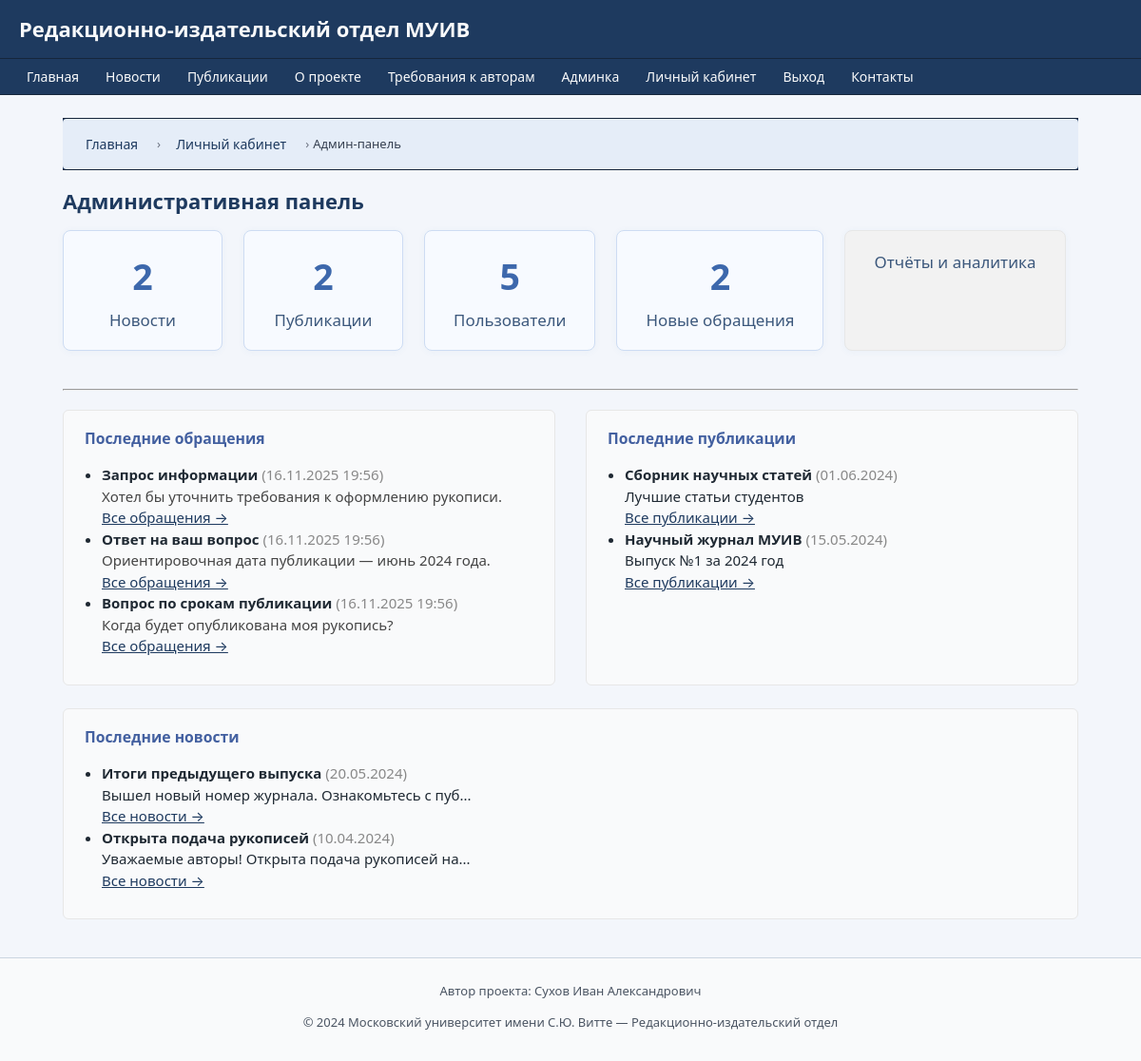
The page /admin/dashboard (signed in) on the database its author committed.
### models.py (models this page shows)
class Message(db.Model):
    __tablename__ = 'messages'
    id = db.Column(db.Integer, primary_key=True)
    sender_id = db.Column(db.Integer, db.ForeignKey('users.id'), nullable=True)
    sender_email = db.Column(db.String(128), nullable=True)
    subject = db.Column(db.String(256), nullable=False)
    body = db.Column(db.Text, nullable=False)
    sent_at = db.Column(db.DateTime, default=datetime.utcnow)
    status = db.Column(db.String(16), default='new')  # new, done
    is_read = db.Column(db.Boolean, default=False)

class Publication(db.Model):
    __tablename__ = 'publications'
    id = db.Column(db.Integer, primary_key=True)
    type = db.Column(db.String(64), nullable=False)  # journal, book, proceedings и т.п.
    title = db.Column(db.String(256), nullable=False)
    pub_date = db.Column(db.Date)
    description = db.Column(db.Text)
    manuscripts = db.relationship('Manuscript', backref='publication', lazy=True)

class News(db.Model):
    __tablename__ = 'news'
    id = db.Column(db.Integer, primary_key=True)
    title = db.Column(db.String(256), nullable=False)
    content = db.Column(db.Text, nullable=False)
    published_at = db.Column(db.DateTime, default=datetime.utcnow)

### routes.py (the view)
@routes.route('/admin/dashboard')
@login_required('admin')
def admin_dashboard():
    stats = {
        'news_total': News.query.count(),
        'publications_total': Publication.query.count(),
        'users_total': User.query.count(),
        'contacts_new': Message.query.filter_by(status='new').count() if hasattr(Message, 'status') else 0,
    }
    contacts = Message.query.order_by(Message.sent_at.desc()).limit(5).all()
    news = News.query.order_by(News.published_at.desc()).limit(5).all()
    publications = Publication.query.order_by(Publication.pub_date.desc()).limit(5).all()
    return render_template(
        'admin/dashboard.html',
        stats=stats,
        contacts=contacts,
        news=news,
        publications=publications,
        user=current_user(),
        breadcrumbs=[
            ("Главная", url_for('routes.index')),
            ("Личный кабинет", url_for('routes.lk')),
            ("Админ-панель", None)
        ]
    )

### routes.py (called while the page is built)
def current_user():
    uid = session.get('user_id')
    if uid:
        return User.query.get(uid)
    return None

def login_required(role=None):
    def wrapper(f):
        from functools import wraps
        @wraps(f)
        def decorated_function(*args, **kwargs):
            user = current_user()
            if not user:
                flash("Для доступа требуется вход.", "warning")
                return redirect(url_for('routes.login'))
            if role and user.role != role:
                flash("Недостаточно прав.", "danger")
                return redirect(url_for('routes.index'))
            return f(*args, **kwargs)
        return decorated_function
    return wrapper

### templates/admin/dashboard.html (shortened to what this page needs)
{% extends "base.html" %}
{% block content %}
<h2>Административная панель</h2>
<div class="admin-dashboard-tiles">
    <a href="{{ url_for('routes.admin_news') }}" class="admin-tile">
        <div class="tile-count">{{ stats.news_total or 0 }}</div>
        <div class="tile-title">Новости</div>
    </a>
    <a href="{{ url_for('routes.admin_publications') }}" class="admin-tile">
        <div class="tile-count">{{ stats.publications_total or 0 }}</div>
        <div class="tile-title">Публикации</div>
    </a>
    <a href="{{ url_for('routes.admin_users') }}" class="admin-tile">
        <div class="tile-count">{{ stats.users_total or 0 }}</div>
        <div class="tile-title">Пользователи</div>
    </a>
    <a href="{{ url_for('routes.admin_contacts') }}" class="admin-tile">
        <div class="tile-count">{{ stats.contacts_new or 0 }}</div>
        <div class="tile-title">Новые обращения</div>
    </a>
    <a href="{{ url_for('routes.admin_reports') }}" class="admin-tile admin-tile-secondary">
        <div class="tile-title" style="font-size:1.13em;">Отчёты и аналитика</div>
    </a>
</div>
<hr style="margin: 36px 0 20px 0;">
<div class="dashboard-columns">
    <div class="dashboard-block">
        <h3>Последние обращения</h3>
        {% if contacts %}
            <ul>
            {% for c in contacts[:5] %}
                <li>
                    <b>{{ c.subject|truncate(28, True, '...') }}</b>
                    <span style="color:#888;">({{ c.sent_at.strftime('%d.%m.%Y %H:%M') }})</span>
                    <br>
                    <span style="color:#444;">{{ c.body|truncate(55, True, '...') }}</span>
                    <br>
                    <a href="{{ url_for('routes.admin_contacts') }}">Все обращения &rarr;</a>
                </li>
            {% endfor %}
            </ul>
        {% else %}
            <p>Нет новых обращений.</p>
        {% endif %}
    </div>
    <div class="dashboard-block">
        <h3>Последние публикации</h3>
        {% if publications %}
            <ul>
            {% for pub in publications[:5] %}
                <li>
                    <b>{{ pub.title|truncate(35, True, '...') }}</b>
                    <span style="color:#888;">({{ pub.pub_date.strftime('%d.%m.%Y') if pub.pub_date else '' }})</span>
                    <br>
                    <span>{{ pub.description|truncate(48, True, '...') }}</span>
                    <br>
                    <a href="{{ url_for('routes.admin_publications') }}">Все публикации &rarr;</a>
                </li>
            {% endfor %}
            </ul>
        {% else %}
            <p>Нет публикаций.</p>
        {% endif %}
    </div>
    <div class="dashboard-block">
        <h3>Последние новости</h3>
        {% if news %}
            <ul>
            {% for n in news[:5] %}
                <li>
                    <b>{{ n.title|truncate(35, True, '...') }}</b>
                    <span style="color:#888;">({{ n.published_at.strftime('%d.%m.%Y') if n.published_at else '' }})</span>
                    <br>
                    <span>{{ n.content|truncate(48, True, '...') }}</span>
                    <br>
                    <a href="{{ url_for('routes.admin_news') }}">Все новости &rarr;</a>
                </li>
            {% endfor %}
            </ul>
        {% else %}
            <p>Нет новостей.</p>
        {% endif %}
    </div>
</div>
{% endblock %}

### static/css/main.css (style rules this page uses)
* { box-sizing: border-box; }
html, body { margin: 0; padding: 0; }
body { font-family: system-ui, -apple-system, BlinkMacSystemFont, "Segoe UI", sans-serif; font-size: 15px; line-height: 1.5; background: #f3f6fb; color: #1f2933; }

### static/css/custom.css (style rules this page uses)
h2 { margin-top: 0; margin-bottom: 14px; font-size: 22px; color: #1e3a5f; }
h3 { margin-top: 16px; margin-bottom: 8px; font-size: 18px; color: #1f2937; }
a { color: #1e3a5f; }

### templates/admin/dashboard.html (style rules this page uses)
.admin-dashboard-tiles { display: flex; flex-wrap: wrap; gap: 18px 22px; margin-bottom: 40px; }
.admin-tile { background: #f7faff; border: 1.5px solid #cddcf3; border-radius: 8px; padding: 20px 30px 18px 30px; min-width: 168px; text-align: center; text-decoration: none !important; color: #233860; transition: box-shadow 0.18s; box-shadow: 0 1px 7px rgba(60,120,180,0.05); }
.admin-tile .tile-count { font-size: 2.5em; font-weight: 600; color: #3d68ac; margin-bottom: 5px; }
.admin-tile .tile-title { font-size: 1.13em; font-weight: 400; color: #3c587c; }
.admin-tile-secondary { background: #f2f2f2; border-color: #e7e7e7; color: #646464; }
.dashboard-columns { display: flex; flex-wrap: wrap; gap: 24px 32px; margin-bottom: 30px; }
.dashboard-block { flex: 1 1 340px; min-width: 300px; background: #f9fafb; border: 1.3px solid #e7e7e7; border-radius: 6px; padding: 18px 22px 14px 22px; }
.dashboard-block h3 { font-size: 1.05em; margin-top: 0; margin-bottom: 14px; color: #4360a0; }
.dashboard-block ul { margin-left: 0; padding-left: 18px; }

### rows shown on the page
Message: subject "Запрос информации", sent_at "16.11.2025 19:56", body "Хотел бы уточнить требования к оформлению рукописи."
Message: subject "Ответ на ваш вопрос", sent_at "16.11.2025 19:56", body "Ориентировочная дата публикации — июнь 2024 года."
Message: subject "Вопрос по срокам публикации", sent_at "16.11.2025 19:56", body "Когда будет опубликована моя рукопись?"
Publication: title "Сборник научных статей", pub_date "01.06.2024", description "Лучшие статьи студентов"
Publication: title "Научный журнал МУИВ", pub_date "15.05.2024", description "Выпуск №1 за 2024 год"
News: title "Итоги предыдущего выпуска", published_at "20.05.2024", content "Вышел новый номер журнала. Ознакомьтесь с пуб..."
News: title "Открыта подача рукописей", published_at "10.04.2024", content "Уважаемые авторы! Открыта подача рукописей на..."

### other values the page prints
{{ title }} "Главная" "Личный кабинет"
{{ title }} "Админ-панель"
{{ stats.news_total or 0 }} "2"
{{ stats.publications_total or 0 }} "2"
{{ stats.users_total or 0 }} "5"
{{ stats.contacts_new or 0 }} "2"
